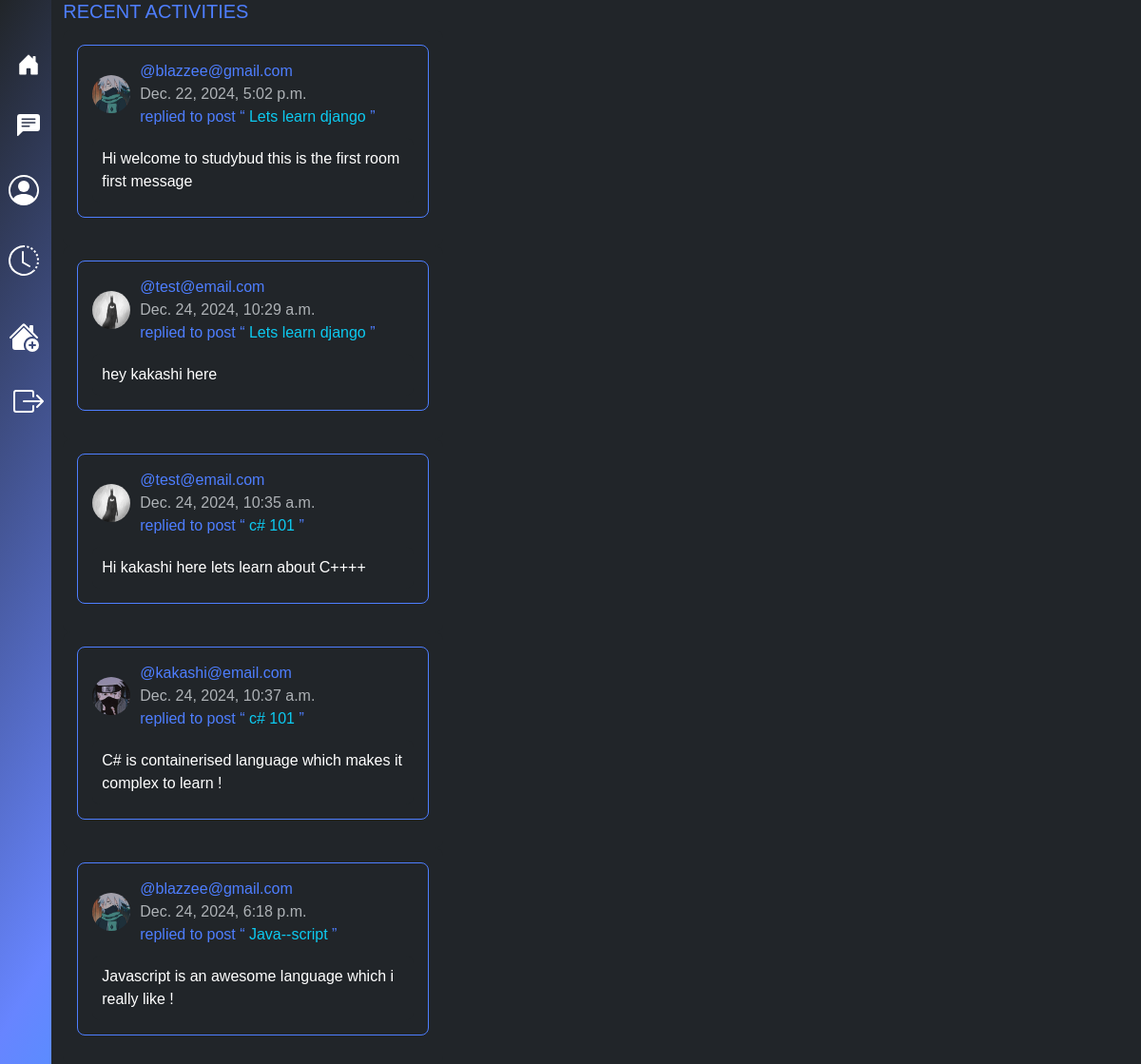
The page /recent (signed in) on the database its author committed.
### base/models.py (models this page shows, shortened)
class Message(Model):
    user = models.ForeignKey(User, on_delete=models.CASCADE)
    room = models.ForeignKey(Room, on_delete=models.CASCADE)
    body = models.TextField()
    updated = models.DateTimeField(auto_now=True)
    created = models.DateTimeField(auto_now=True)

class User(AbstractUser):
    name = models.CharField(max_length=200, null=True)
    bio = models.TextField(blank=True, null=True)
    avatar = models.ImageField(default='default.png', upload_to='avatars/')
    email = models.EmailField(max_length=100, unique=True)
    USERNAME_FIELD = 'email'
    REQUIRED_FIELDS = []

class Room(Model):
    host=models.ForeignKey(User, on_delete=models.SET_NULL, null= True )
    topic = models.ForeignKey(Topic, on_delete=models.SET_NULL, null=True)
    name = models.CharField(max_length=200)
    description= models.TextField(null=True, blank=True)
    updated = models.DateTimeField(auto_now=True)
    created = models.DateTimeField(auto_now=True)
    class Meta:
        ordering = ['-updated', '-created', ]
    def __str__(self):
        return self.name

### base/views.py (the view)
# urls.py: path('recent', views.recent_page, name='recent'),
def recent_page(request, ):
    messages = Message.objects.all()
    context = {'RoomMessages': messages}
    return render(request, 'base/recent.html', context)

### base/templates/base/recent.html (shortened to what this page needs)
{% extends 'layout.html' %}
{% load static %}
{% block content %}
<div class="container">
<h5>RECENT ACTIVITIES</h5>
    {% for message in RoomMessages %}
    <div class="recent-activities">
        <div class="activity-card">
            <div class="d-flex align-items-center">
                <img
                    alt="Profile picture of @garysimon"
                    height="40"
                    src="{{ message.user.avatar.url }}"
                    width="40"
                />
                <div>
                    <div class="username">@{{ message.user }}</div>
                    <div class="text-muted">{{ message.created }}</div>
                    <div class="post-title">
                        replied to post “
                        <span class="text-info">{{ message.room }}</span>
                        ”
                    </div>
                </div>
            </div>
            <div class="comment">{{ message.body }}</div>
        </div>
    </div>
    {% endfor %}
</div>
{% endblock content %}

### static/styles.css (style rules this page uses)
body { font-family: "JetBrains Mono", monospace; }
:root { --bs-primary-custom: #6785ff; }
body { z-index: 0; position: relative; }

### base/templates/base/recent.html (style rules this page uses)
body { background-color: #212529; color: #ffffff; font-family: "Arial", sans-serif; display: flex; justify-content: center; align-items: center; height: 100vh; margin: 0; }
.recent-activities { background-color: #212529; border-radius: 8px; padding: 15px; width: 400px; }
.activity-card { background-color: #212529; border: 1px solid #4e7eff; border-radius: 8px; padding: 15px; margin-bottom: 15px; }
.activity-card img { border-radius: 50%; width: 40px; height: 40px; margin-right: 10px; }
.activity-card .username { color: #4e7eff; }
.activity-card .post-title { color: #4e7eff; }
.activity-card .comment { background-color: #212529; border-radius: 8px; padding: 10px; margin-top: 10px; color: #ffffff; }
h5 { color: #4e7eff; }

### rows shown on the page
Message: user.avatar (picture), user "blazzee@gmail.com", created "Dec. 22, 2024, 5:02 p.m.", room "Lets learn django", body "Hi welcome to studybud this is the first room first message"
Message: user.avatar (picture), user "test@email.com", created "Dec. 24, 2024, 10:29 a.m.", room "Lets learn django", body "hey kakashi here"
Message: user.avatar (picture), user "test@email.com", created "Dec. 24, 2024, 10:35 a.m.", room "c# 101", body "Hi kakashi here lets learn about C++++"
Message: user.avatar (picture), user "kakashi@email.com", created "Dec. 24, 2024, 10:37 a.m.", room "c# 101", body "C# is containerised language which makes it complex to learn !"
Message: user.avatar (picture), user "blazzee@gmail.com", created "Dec. 24, 2024, 6:18 p.m.", room "Java--script", body "Javascript is an awesome language which i really like !"
